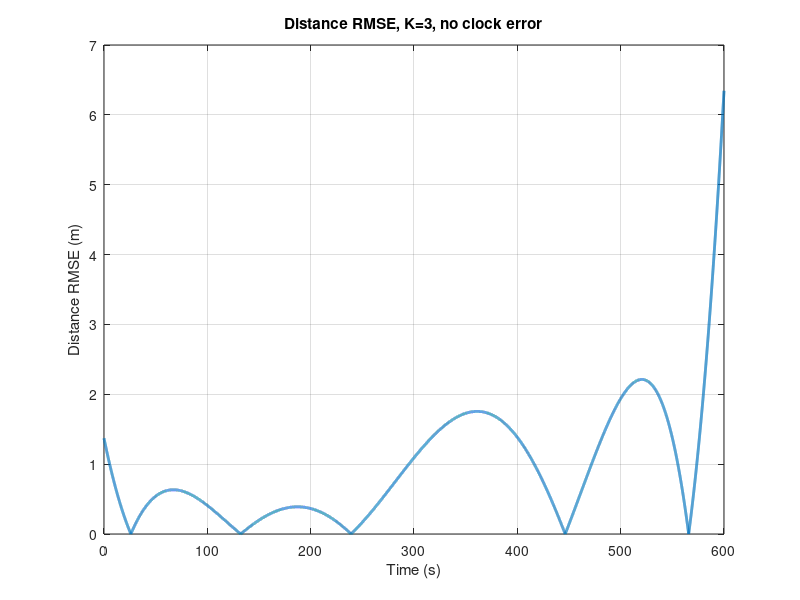

The MATLAB source for this figure:
clc; clear; close all; format long;

%% ===============================
%  实验目的：
%  在 “无时钟误差” 的情况下，用最小二乘拟合 beta，
%  观察相对距离 RAMSE 随时间是否发散。
% ================================

%% 参数设置
c = 299792458;           % 光速
T_end = 600;              % 总时间
dt    = 0.02;
T_seq = 0:dt:T_end;
Nsteps = length(T_seq);

K = 3;                   % 多项式阶数（可改成 1 比较）
sigma_t = 1e-7;          % 测量噪声 (秒)

%% 设置两架无人机的真实初始位置与速度（简单匀速）
p0_i = [ 0; 0; 0 ];
v_i  = [10;  2;  0];     % m/s

p0_j = [10000; 3000; 0];
v_j  = [-3; 8; 0];       % m/s

%% ============== 1. 生成真实传播时延 χ_true(t) = d(t)/c ============
chi_true = zeros(1,Nsteps);

for k = 1:Nsteps
    t = T_seq(k);
    pi = p0_i + v_i * t;
    pj = p0_j + v_j * t;
    d_ij = norm(pj - pi);     % 真实距离
    chi_true(k) = d_ij / c;   % 秒
end

%% 在 χ_true 上加入噪声模拟 z = χ + 噪声
z_meas = chi_true + sigma_t * randn(size(chi_true));

%% ============ 2. 用最小二乘拟合 beta =====================
% 构造回归矩阵 T = [1, t, t^2]
Phi = zeros(Nsteps, K+1);
for k = 1:Nsteps
    Phi(k,:) = T_seq(k).^(0:K);
end

% LS 解：beta_hat = (Phi'Phi)^(-1) Phi' z
beta_hat = (Phi' * Phi) \ (Phi' * z_meas.');

%% =========== 3. 用拟合的 beta_hat 重构 chi(t)，再算距离 ===========
chi_hat = Phi * beta_hat;
d_hat   = c * chi_hat;        % 估计距离
d_true  = c * chi_true;       % 真实距离

%% =========== 4. 计算 RMSE 随时间的变化 ======================
RMSE_dist = zeros(1,Nsteps);
for k = 1:Nsteps
    RMSE_dist(k) = sqrt( mean((d_hat(k)-d_true(k))^2) );
end

%% =========== 5. 画图 ======================
figure; plot(T_seq, RMSE_dist, 'LineWidth', 2); grid on;
xlabel('Time (s)'); ylabel('Distance RMSE (m)');
title(sprintf('Distance RMSE, K=%d, no clock error', K));
